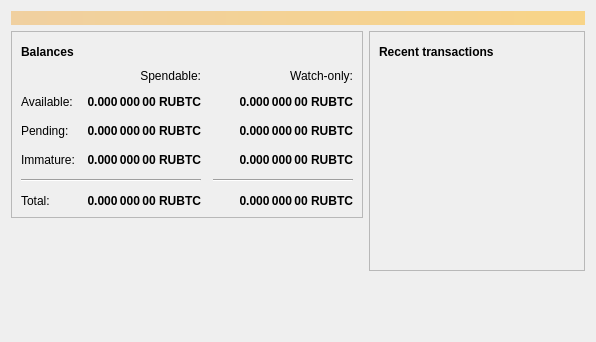
<?xml version="1.0" encoding="UTF-8"?>
<ui version="4.0">
 <class>OverviewPage</class>
 <widget class="QWidget" name="OverviewPage">
  <property name="geometry">
   <rect>
    <x>0</x>
    <y>0</y>
    <width>596</width>
    <height>342</height>
   </rect>
  </property>
  <property name="windowTitle">
   <string>Form</string>
  </property>
  <layout class="QVBoxLayout" name="topLayout">
   <item>
    <widget class="QLabel" name="labelAlerts">
     <property name="visible">
      <bool>false</bool>
     </property>
     <property name="styleSheet">
      <string notr="true">QLabel { background-color: qlineargradient(x1: 0, y1: 0, x2: 1, y2: 0, stop:0 #F0D0A0, stop:1 #F8D488); color:#000000; }</string>
     </property>
     <property name="wordWrap">
      <bool>true</bool>
     </property>
     <property name="margin">
      <number>3</number>
     </property>
     <property name="textInteractionFlags">
      <set>Qt::TextSelectableByMouse</set>
     </property>
    </widget>
   </item>
   <item>
    <layout class="QHBoxLayout" name="horizontalLayout" stretch="1,1">
     <item>
      <layout class="QVBoxLayout" name="verticalLayout_2">
       <item>
        <widget class="QFrame" name="frame">
         <property name="frameShape">
          <enum>QFrame::StyledPanel</enum>
         </property>
         <property name="frameShadow">
          <enum>QFrame::Raised</enum>
         </property>
         <layout class="QVBoxLayout" name="verticalLayout_4">
          <item>
           <layout class="QHBoxLayout" name="horizontalLayout_4">
            <item>
             <widget class="QLabel" name="label_5">
              <property name="font">
               <font>
                <weight>75</weight>
                <bold>true</bold>
               </font>
              </property>
              <property name="text">
               <string>Balances</string>
              </property>
             </widget>
            </item>
            <item>
             <widget class="QPushButton" name="labelWalletStatus">
              <property name="enabled">
               <bool>true</bool>
              </property>
              <property name="maximumSize">
               <size>
                <width>30</width>
                <height>16777215</height>
               </size>
              </property>
              <property name="toolTip">
               <string>The displayed information may be out of date. Your wallet automatically synchronizes with the Russian Bitcoin network after a connection is established, but this process has not completed yet.</string>
              </property>
              <property name="text">
               <string/>
              </property>
              <property name="icon">
               <iconset resource="../bitcoin.qrc">
                <normaloff>:/icons/warning</normaloff>
                <disabledoff>:/icons/warning</disabledoff>:/icons/warning</iconset>
              </property>
              <property name="iconSize">
               <size>
                <width>24</width>
                <height>24</height>
               </size>
              </property>
              <property name="flat">
               <bool>true</bool>
              </property>
             </widget>
            </item>
            <item>
             <spacer name="horizontalSpacer_3">
              <property name="orientation">
               <enum>Qt::Horizontal</enum>
              </property>
              <property name="sizeHint" stdset="0">
               <size>
                <width>40</width>
                <height>20</height>
               </size>
              </property>
             </spacer>
            </item>
           </layout>
          </item>
          <item>
           <layout class="QGridLayout" name="gridLayout">
            <property name="spacing">
             <number>12</number>
            </property>
            <item row="2" column="2">
             <widget class="QLabel" name="labelWatchPending">
              <property name="font">
               <font>
                <weight>75</weight>
                <bold>true</bold>
               </font>
              </property>
              <property name="cursor">
               <cursorShape>IBeamCursor</cursorShape>
              </property>
              <property name="toolTip">
               <string>Unconfirmed transactions to watch-only addresses</string>
              </property>
              <property name="text">
               <string notr="true">0.000 000 00 RUBTC</string>
              </property>
              <property name="alignment">
               <set>Qt::AlignRight|Qt::AlignTrailing|Qt::AlignVCenter</set>
              </property>
              <property name="textInteractionFlags">
               <set>Qt::LinksAccessibleByMouse|Qt::TextSelectableByKeyboard|Qt::TextSelectableByMouse</set>
              </property>
             </widget>
            </item>
            <item row="2" column="1">
             <widget class="QLabel" name="labelUnconfirmed">
              <property name="font">
               <font>
                <weight>75</weight>
                <bold>true</bold>
               </font>
              </property>
              <property name="cursor">
               <cursorShape>IBeamCursor</cursorShape>
              </property>
              <property name="toolTip">
               <string>Total of transactions that have yet to be confirmed, and do not yet count toward the spendable balance</string>
              </property>
              <property name="text">
               <string notr="true">0.000 000 00 RUBTC</string>
              </property>
              <property name="alignment">
               <set>Qt::AlignRight|Qt::AlignTrailing|Qt::AlignVCenter</set>
              </property>
              <property name="textInteractionFlags">
               <set>Qt::LinksAccessibleByMouse|Qt::TextSelectableByKeyboard|Qt::TextSelectableByMouse</set>
              </property>
             </widget>
            </item>
            <item row="3" column="2">
             <widget class="QLabel" name="labelWatchImmature">
              <property name="font">
               <font>
                <weight>75</weight>
                <bold>true</bold>
               </font>
              </property>
              <property name="cursor">
               <cursorShape>IBeamCursor</cursorShape>
              </property>
              <property name="toolTip">
               <string>Mined balance in watch-only addresses that has not yet matured</string>
              </property>
              <property name="text">
               <string notr="true">0.000 000 00 RUBTC</string>
              </property>
              <property name="alignment">
               <set>Qt::AlignRight|Qt::AlignTrailing|Qt::AlignVCenter</set>
              </property>
              <property name="textInteractionFlags">
               <set>Qt::LinksAccessibleByMouse|Qt::TextSelectableByKeyboard|Qt::TextSelectableByMouse</set>
              </property>
             </widget>
            </item>
            <item row="4" column="0" colspan="2">
             <widget class="Line" name="line">
              <property name="orientation">
               <enum>Qt::Horizontal</enum>
              </property>
             </widget>
            </item>
            <item row="4" column="2">
             <widget class="Line" name="lineWatchBalance">
              <property name="sizePolicy">
               <sizepolicy hsizetype="Preferred" vsizetype="Fixed">
                <horstretch>0</horstretch>
                <verstretch>0</verstretch>
               </sizepolicy>
              </property>
              <property name="minimumSize">
               <size>
                <width>140</width>
                <height>0</height>
               </size>
              </property>
              <property name="orientation">
               <enum>Qt::Horizontal</enum>
              </property>
             </widget>
            </item>
            <item row="5" column="0">
             <widget class="QLabel" name="labelTotalText">
              <property name="text">
               <string>Total:</string>
              </property>
             </widget>
            </item>
            <item row="3" column="1">
             <widget class="QLabel" name="labelImmature">
              <property name="font">
               <font>
                <weight>75</weight>
                <bold>true</bold>
               </font>
              </property>
              <property name="cursor">
               <cursorShape>IBeamCursor</cursorShape>
              </property>
              <property name="toolTip">
               <string>Mined balance that has not yet matured</string>
              </property>
              <property name="text">
               <string notr="true">0.000 000 00 RUBTC</string>
              </property>
              <property name="alignment">
               <set>Qt::AlignRight|Qt::AlignTrailing|Qt::AlignVCenter</set>
              </property>
              <property name="textInteractionFlags">
               <set>Qt::LinksAccessibleByMouse|Qt::TextSelectableByKeyboard|Qt::TextSelectableByMouse</set>
              </property>
             </widget>
            </item>
            <item row="2" column="3">
             <spacer name="horizontalSpacer_2">
              <property name="orientation">
               <enum>Qt::Horizontal</enum>
              </property>
              <property name="sizeHint" stdset="0">
               <size>
                <width>40</width>
                <height>20</height>
               </size>
              </property>
             </spacer>
            </item>
            <item row="3" column="0">
             <widget class="QLabel" name="labelImmatureText">
              <property name="text">
               <string>Immature:</string>
              </property>
             </widget>
            </item>
            <item row="5" column="1">
             <widget class="QLabel" name="labelTotal">
              <property name="font">
               <font>
                <weight>75</weight>
                <bold>true</bold>
               </font>
              </property>
              <property name="cursor">
               <cursorShape>IBeamCursor</cursorShape>
              </property>
              <property name="toolTip">
               <string>Your current total balance</string>
              </property>
              <property name="text">
               <string notr="true">0.000 000 00 RUBTC</string>
              </property>
              <property name="alignment">
               <set>Qt::AlignRight|Qt::AlignTrailing|Qt::AlignVCenter</set>
              </property>
              <property name="textInteractionFlags">
               <set>Qt::LinksAccessibleByMouse|Qt::TextSelectableByKeyboard|Qt::TextSelectableByMouse</set>
              </property>
             </widget>
            </item>
            <item row="5" column="2">
             <widget class="QLabel" name="labelWatchTotal">
              <property name="font">
               <font>
                <weight>75</weight>
                <bold>true</bold>
               </font>
              </property>
              <property name="cursor">
               <cursorShape>IBeamCursor</cursorShape>
              </property>
              <property name="toolTip">
               <string>Current total balance in watch-only addresses</string>
              </property>
              <property name="text">
               <string notr="true">0.000 000 00 RUBTC</string>
              </property>
              <property name="alignment">
               <set>Qt::AlignRight|Qt::AlignTrailing|Qt::AlignVCenter</set>
              </property>
              <property name="textInteractionFlags">
               <set>Qt::LinksAccessibleByMouse|Qt::TextSelectableByKeyboard|Qt::TextSelectableByMouse</set>
              </property>
             </widget>
            </item>
            <item row="0" column="2">
             <widget class="QLabel" name="labelWatchonly">
              <property name="text">
               <string>Watch-only:</string>
              </property>
              <property name="alignment">
               <set>Qt::AlignRight|Qt::AlignTrailing|Qt::AlignVCenter</set>
              </property>
             </widget>
            </item>
            <item row="1" column="0">
             <widget class="QLabel" name="labelBalanceText">
              <property name="text">
               <string>Available:</string>
              </property>
             </widget>
            </item>
            <item row="1" column="1">
             <widget class="QLabel" name="labelBalance">
              <property name="font">
               <font>
                <weight>75</weight>
                <bold>true</bold>
               </font>
              </property>
              <property name="cursor">
               <cursorShape>IBeamCursor</cursorShape>
              </property>
              <property name="toolTip">
               <string>Your current spendable balance</string>
              </property>
              <property name="text">
               <string notr="true">0.000 000 00 RUBTC</string>
              </property>
              <property name="alignment">
               <set>Qt::AlignRight|Qt::AlignTrailing|Qt::AlignVCenter</set>
              </property>
              <property name="textInteractionFlags">
               <set>Qt::LinksAccessibleByMouse|Qt::TextSelectableByKeyboard|Qt::TextSelectableByMouse</set>
              </property>
             </widget>
            </item>
            <item row="1" column="2">
             <widget class="QLabel" name="labelWatchAvailable">
              <property name="font">
               <font>
                <weight>75</weight>
                <bold>true</bold>
               </font>
              </property>
              <property name="cursor">
               <cursorShape>IBeamCursor</cursorShape>
              </property>
              <property name="toolTip">
               <string>Your current balance in watch-only addresses</string>
              </property>
              <property name="text">
               <string notr="true">0.000 000 00 RUBTC</string>
              </property>
              <property name="alignment">
               <set>Qt::AlignRight|Qt::AlignTrailing|Qt::AlignVCenter</set>
              </property>
              <property name="textInteractionFlags">
               <set>Qt::LinksAccessibleByMouse|Qt::TextSelectableByKeyboard|Qt::TextSelectableByMouse</set>
              </property>
             </widget>
            </item>
            <item row="2" column="0">
             <widget class="QLabel" name="labelPendingText">
              <property name="text">
               <string>Pending:</string>
              </property>
             </widget>
            </item>
            <item row="0" column="1">
             <widget class="QLabel" name="labelSpendable">
              <property name="text">
               <string>Spendable:</string>
              </property>
              <property name="alignment">
               <set>Qt::AlignRight|Qt::AlignTrailing|Qt::AlignVCenter</set>
              </property>
             </widget>
            </item>
           </layout>
          </item>
         </layout>
        </widget>
       </item>
       <item>
        <spacer name="verticalSpacer">
         <property name="orientation">
          <enum>Qt::Vertical</enum>
         </property>
         <property name="sizeHint" stdset="0">
          <size>
           <width>20</width>
           <height>40</height>
          </size>
         </property>
        </spacer>
       </item>
      </layout>
     </item>
     <item>
      <layout class="QVBoxLayout" name="verticalLayout_3">
       <item>
        <widget class="QFrame" name="frame_2">
         <property name="frameShape">
          <enum>QFrame::StyledPanel</enum>
         </property>
         <property name="frameShadow">
          <enum>QFrame::Raised</enum>
         </property>
         <layout class="QVBoxLayout" name="verticalLayout">
          <item>
           <layout class="QHBoxLayout" name="horizontalLayout_2">
            <item>
             <widget class="QLabel" name="label_4">
              <property name="font">
               <font>
                <weight>75</weight>
                <bold>true</bold>
               </font>
              </property>
              <property name="text">
               <string>Recent transactions</string>
              </property>
             </widget>
            </item>
            <item>
             <widget class="QPushButton" name="labelTransactionsStatus">
              <property name="enabled">
               <bool>true</bool>
              </property>
              <property name="maximumSize">
               <size>
                <width>30</width>
                <height>16777215</height>
               </size>
              </property>
              <property name="toolTip">
               <string>The displayed information may be out of date. Your wallet automatically synchronizes with the Russian Bitcoin network after a connection is established, but this process has not completed yet.</string>
              </property>
              <property name="text">
               <string/>
              </property>
              <property name="icon">
               <iconset resource="../bitcoin.qrc">
                <normaloff>:/icons/warning</normaloff>
                <disabledoff>:/icons/warning</disabledoff>:/icons/warning</iconset>
              </property>
              <property name="iconSize">
               <size>
                <width>24</width>
                <height>24</height>
               </size>
              </property>
              <property name="flat">
               <bool>true</bool>
              </property>
             </widget>
            </item>
            <item>
             <spacer name="horizontalSpacer">
              <property name="orientation">
               <enum>Qt::Horizontal</enum>
              </property>
              <property name="sizeHint" stdset="0">
               <size>
                <width>40</width>
                <height>20</height>
               </size>
              </property>
             </spacer>
            </item>
           </layout>
          </item>
          <item>
           <widget class="QListView" name="listTransactions">
            <property name="styleSheet">
             <string notr="true">QListView { background: transparent; }</string>
            </property>
            <property name="frameShape">
             <enum>QFrame::NoFrame</enum>
            </property>
            <property name="verticalScrollBarPolicy">
             <enum>Qt::ScrollBarAlwaysOff</enum>
            </property>
            <property name="horizontalScrollBarPolicy">
             <enum>Qt::ScrollBarAlwaysOff</enum>
            </property>
            <property name="selectionMode">
             <enum>QAbstractItemView::NoSelection</enum>
            </property>
           </widget>
          </item>
         </layout>
        </widget>
       </item>
       <item>
        <spacer name="verticalSpacer_2">
         <property name="orientation">
          <enum>Qt::Vertical</enum>
         </property>
         <property name="sizeHint" stdset="0">
          <size>
           <width>20</width>
           <height>40</height>
          </size>
         </property>
        </spacer>
       </item>
      </layout>
     </item>
    </layout>
   </item>
  </layout>
 </widget>
 <resources/>
 <connections/>
</ui>
